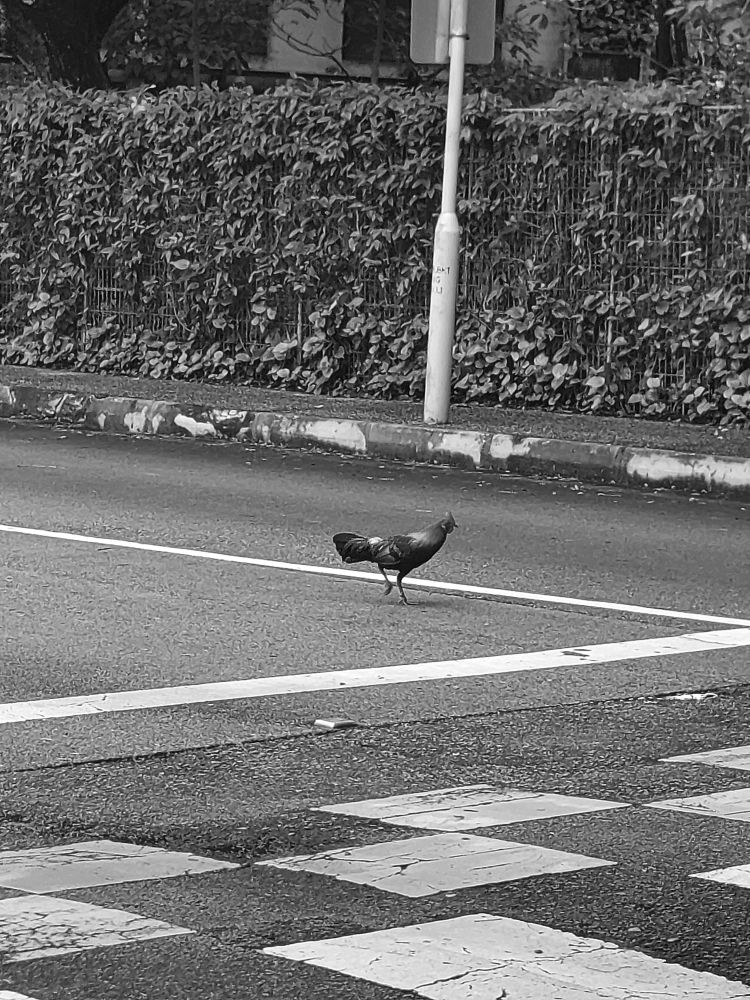
#> input picture images/20220511_105950gl.jpg, 3000 x 4000 px, given in place of collage1.bmp, which was not available (shown at 1/4 size)
$ jupyter execute --allow-errors week8.ipynb   (text cells are left out)
#> lines starting #> are read from the running program, lines starting #| are printed output that depends on the picture; long printed decimals are rounded; pictures that were not available may be replaced by others from this repository, and a replacement may not be noted
[cell 1]
import cv2
import numpy as np
from matplotlib import pyplot as plt

[cell 2]
"""
img: The input grayscale image.
GL: Number of gray levels.
d: The distance between pixel pairs.
t: The angle (in degrees) specifying the direction of pixel pairs.
"""
def am_glcm_faster( img , GL , d , t):
    ccmm = np.zeros([GL, GL])
    #Make sure it's not out of boundary
    if t==0:
        im_target = img[:,d:]
        im_value = img[:,:-d]
        '''
        1 2 3 4 5 6 7 8 9 10  original
        1 2 3 4 5 6 7 8 9     target
          2 3 4 5 6 7 8 9 10  value
        '''

    elif t==45:
        im_target = img[d:,d:]
        im_value = img[:-d, :-d]
    elif t==90:
        im_target = img[d:,:]
        im_value = img[:-d, :]
    elif t==135:
        im_target = img[:-d, :-d]
        im_value = img[d:,d:]
    else:
        raise NotImplementedError('t options: 0, 45, 90, 135 only')
    assert im_target.shape==im_value.shape
    ref_gls = np.unique(im_value)
    # print(ref_gls)
    for ref in ref_gls:
        #ref: 80
        target_values = im_target[im_value == ref]#select the position that have the specific value. Prepare for later's d and t
        #target_values: [ 98,  89,  99, 100]
        target_gls = np.unique(target_values)
        #[ 89,  98,  99, 100]
        for target in target_gls:
               ccmm[ref, target] = (target_values==target).sum()
    return ccmm

[cell 3]
glcm_energy = lambda gl : np.sum(np.multiply(gl,gl))

[cell 4]
def am_power(a):
    dim1 = a.shape

    if len(dim1)==2:
        sz = dim1[0] * dim1[1]
    elif len(dim1)==3:
        sz = dim1[0] * dim1[1] * dim1[2]
    pa = np.sum( a ** 2.0) / sz

    return pa

def am_entropy(nimg , N=256):
    M = nimg.shape
    ssz = M[0] * M[1]
    hist,bins = np.histogram(nimg.flatten(),N,[0,N])
    hist = hist / ssz
    ent = -np.sum( hist * np.log2(hist+0.000001))
    return ent

[cell 5]
a = cv2.imread('/Users/tianze/cs4243_lab/CS4243_2023_images_small/collage1.bmp',0)
#> a is the input picture: shape (4000, 3000); min 0, max 255, mean 107.9
b = cv2.imread('/Users/tianze/cs4243_lab/CS4243_2023_images_small/20230324_105524gl.jpg',0)
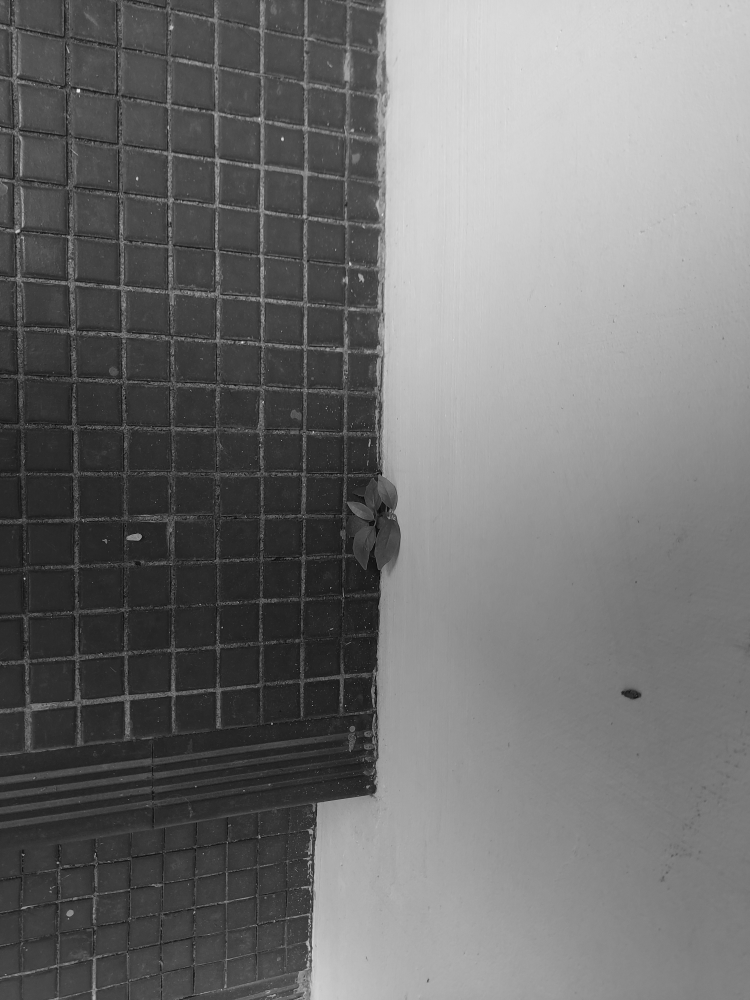
#> input picture images/20230324_105524gl.jpg, 3000 x 4000 px, found by its file name (shown at 1/4 size)
#> b is the input picture: shape (4000, 3000); min 0, max 253, mean 113.8


a = a[:512 , :512]
#> a: shape (512, 512)
b = b[:512 , :512]
#> b: shape (512, 512)

print(a.shape , b.shape)
#| (512, 512) (512, 512)

[cell 6]
aglcm30 = am_glcm_faster( a , 256, 3, 0)
#> in am_glcm_faster, `im_value = img[:,:-d]`:
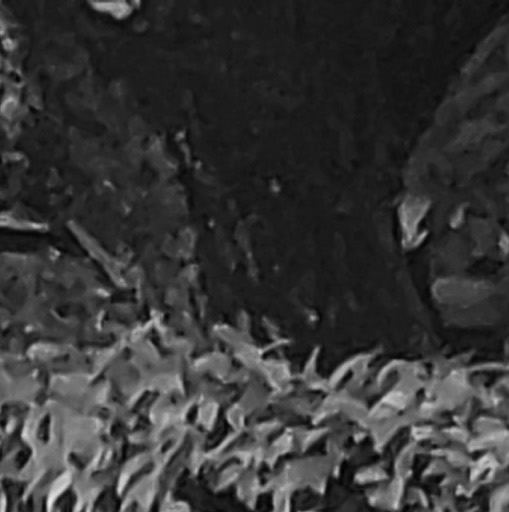
#> im_value: shape (512, 509); min 0, max 239, mean 54.3
#> in am_glcm_faster, `ref_gls = np.unique(im_value)`: ref_gls = 235 values from 0 to 239
#> the loop in am_glcm_faster, `for ref in ref_gls:` made 235 passes
#> (target_values, target_gls) on passes 1 to 3: ([22], [22]), ([13, 18, 17, 27, 29], [13, 17, 18, 27, 29]), ([15, 14, 16, 19, 41, 18], [14, 15, 16, 18, 19, 41])
#> after the loop in am_glcm_faster, `for ref in ref_gls:`:
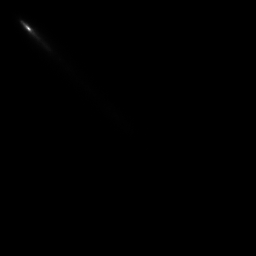
#> ccmm: shape (256, 256) float64; min 0, max 3408, mean 4; drawn with min black and max white
bglcm30 = am_glcm_faster( b , 256, 3, 0)
#> call 2 of am_glcm_faster, with GL = 256, d = 3, t = 0
#> in am_glcm_faster (call 2), `im_value = img[:,:-d]`:
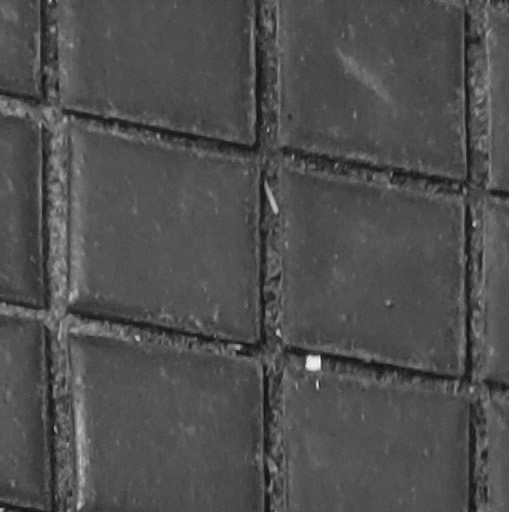
#> im_value: shape (512, 509); min 15, max 253, mean 79.1
#> in am_glcm_faster (call 2), `ref_gls = np.unique(im_value)`: ref_gls = 226 values from 15 to 253
#> the loop in am_glcm_faster (call 2), `for ref in ref_gls:` made 226 passes
#> (target_values, target_gls) on passes 1 to 3: ([113], [113]), ([41, 37], [37, 41]), ([106, 125, 32], [32, 106, 125])
aglcm390 = am_glcm_faster( a , 256, 3, 90)
#> call 3 of am_glcm_faster, with GL = 256, d = 3, t = 90
#> in am_glcm_faster (call 3), `im_value = img[:-d, :]`:
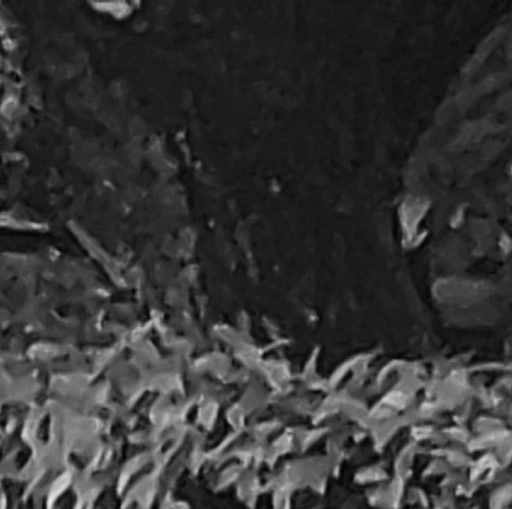
#> im_value: shape (509, 512); min 0, max 239, mean 54.3
#> in am_glcm_faster (call 3), `ref_gls = np.unique(im_value)`: ref_gls = 235 values from 0 to 239
#> the loop in am_glcm_faster (call 3), `for ref in ref_gls:` made 235 passes
#> (target_values, target_gls) on passes 1 to 3: ([9], [9]), ([13, 9, 12, 16, 26], [9, 12, 13, 16, 26]), ([5, 4, 8, 12, 10, 19], [4, 5, 8, 10, 12, 19])
bglcm390 = am_glcm_faster( b , 256, 3, 90)

print( 'aglcm30 energy= %e \tbglcm30 energy=%e' %(glcm_energy(aglcm30), glcm_energy(bglcm30)) )
#| aglcm30 energy= 1.120216e+08 	bglcm30 energy=1.325814e+08
print( 'aglcm390 energy= %e \tbglcm390 energy=%e' %(glcm_energy(aglcm390), glcm_energy(bglcm390)) )
#| aglcm390 energy= 1.184958e+08 	bglcm390 energy=1.509953e+08

[cell 7]
# showing the result

plt.figure(figsize=(10, 5))
plt.subplot(321), plt.imshow(a), plt.axis('off')
plt.subplot(322), plt.imshow(b) , plt.axis('off')
plt.subplot(323), plt.imshow(aglcm30), plt.axis('off')
plt.subplot(324), plt.imshow(bglcm30) , plt.axis('off')
plt.subplot(325), plt.imshow(aglcm390), plt.axis('off')
plt.subplot(326), plt.imshow(bglcm390) , plt.axis('off')

[cell 8]
c = cv2.imread('/Users/tianze/cs4243_lab/CS4243_2023_images_small/IMG_0054.JPG',0)
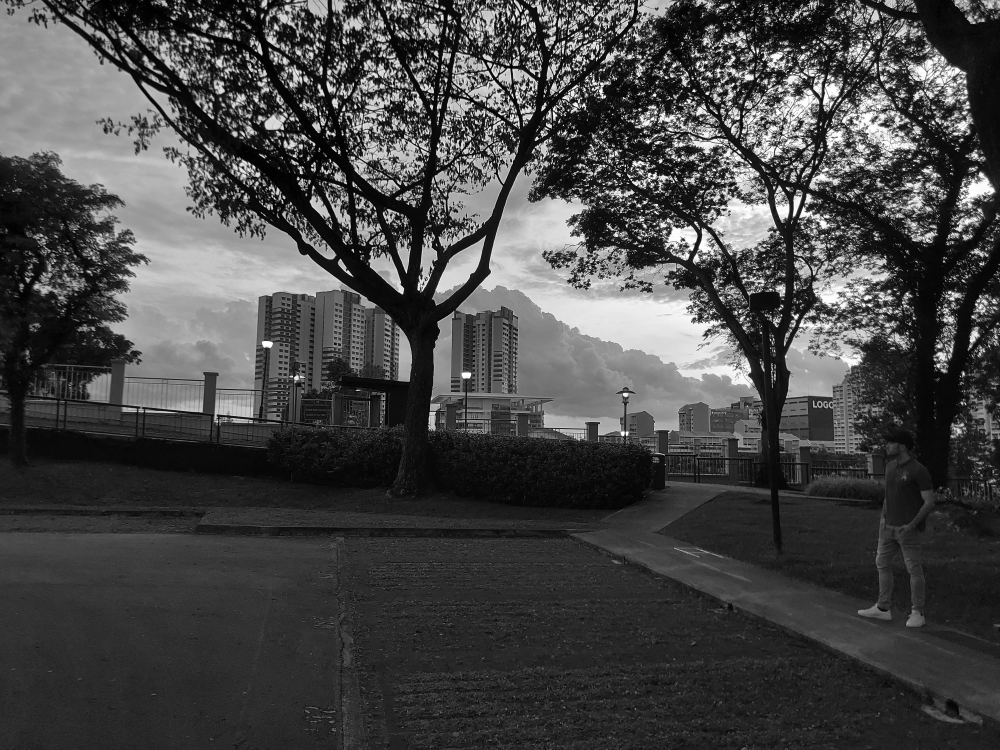
#> input picture images/20230513_190534gl.jpg, 4000 x 3000 px, given in place of IMG_0054.JPG, which was not available (shown at 1/4 size)
#> c is the input picture: shape (3000, 4000); min 0, max 255, mean 70.4
d = cv2.imread('/Users/tianze/cs4243_lab/CS4243_2023_images_small/6ae-007.jpg',0)

print(c.shape , d.shape)
#| (3000, 4000) (3000, 4000)

[cell 9]
plt.figure(figsize=(10, 5))
plt.subplot(121), plt.imshow(c), plt.axis('off')
plt.subplot(122), plt.imshow(d) , plt.axis('off')

[cell 10]
# create figure
fig = plt.figure(figsize=(16*2,16*2))

# setting values to rows and column variables
rows = 4
columns = 4

[cell 11]
L5=np.array([1,4,6,4,1])
E5=np.array([-1,-2,0,2,1])
S5=np.array([-1,0,2,0,-1])
R5=np.array([1,-4,6,-4,1])
llist = [L5 , E5 , S5, R5]

laws = []
for xs in llist:
    for ys in llist:
        xs= np.reshape(xs,(5,1))
        ys = np.reshape(ys,(1,5))
        re = np.matmul(xs,ys)
        laws.append(re)

[cell 12]
laws

[cell 13]
ppp=[]
fff= []

for i in range(16):
    f1 = cv2.filter2D(src=c, ddepth=-1, kernel= laws[i])
    idx=f"44{i+1}"
    # plt.subplot(4, 4, i+1, plt.imshow(f1), plt.axis('off') )
    plt.subplot(4, 4, i+1)  # Starting from the second position
    plt.imshow(f1)
    plt.axis('off')
    ppp.append(am_power(f1))
    fff.append(f1)
#> this loop made 16 passes
#> pa in am_power on passes 1 to 12: 65023.7, 16321.1, 10926.2, 13716.2, 17916.8, 7333, 3880.4, 4272.6, 11624, 3817.2, 1728.3, 2135
#> pass 3, `f1 = cv2.filter2D(src=c, ddepth=-1, kernel= laws[i])`:
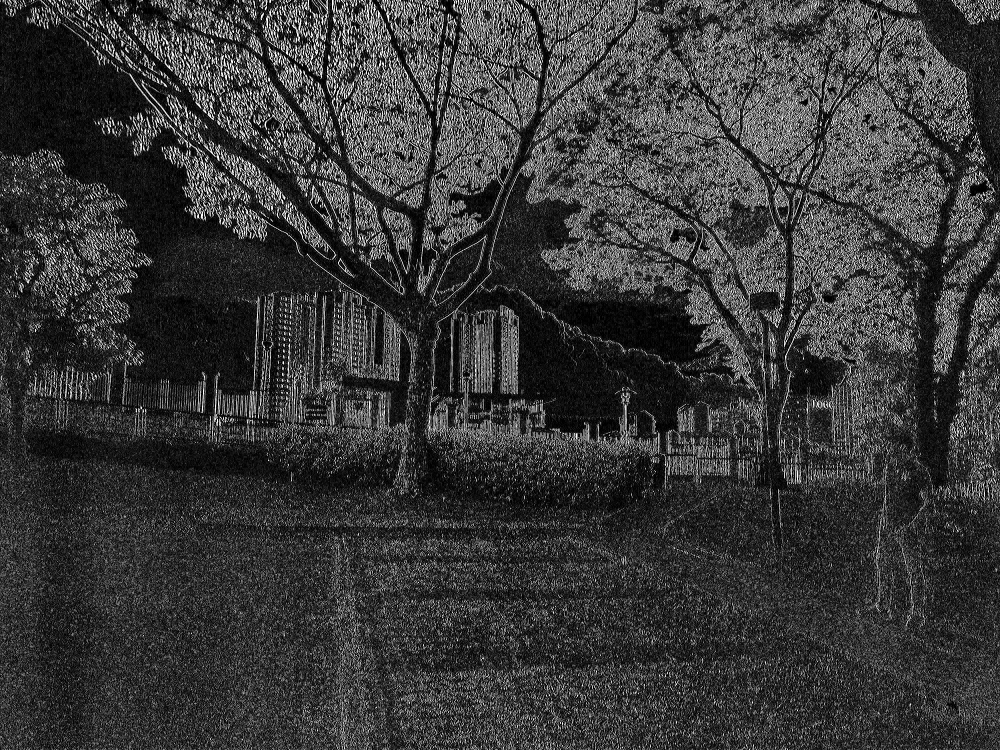
#> f1: shape (3000, 4000) (shown at 1/4 size); min 0, max 255, mean 57.1
#> after the loop:
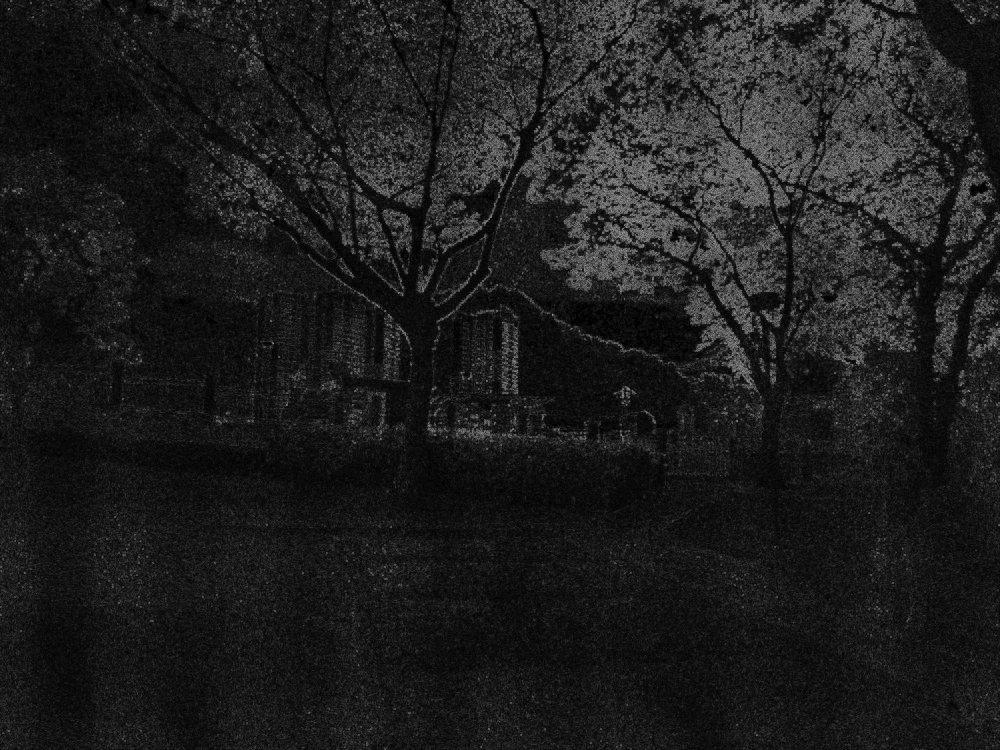
#> f1: shape (3000, 4000) (shown at 1/4 size); min 0, max 255, mean 29.9
#> after the loop, fff = 16 items; ppp = [65023.7, 16321.1, 10926.2, 13716.2, 17916.8, 7333, 3880.4, 4272.6, 11624, 3817.2, 1728.3, 2135, 14331.8, 4145.2, 2075.3, 4248]

print('original image power c= ' , am_power(c) )
#| original image power c=  9148.341
for i in range(16):
    print('power of c', i ,'th filter response=', ppp[i] )
#> this loop made 16 passes
#| power of c 0 th filter response= 65023.742
#| power of c 1 th filter response= 16321.103
#| power of c 2 th filter response= 10926.207
#| power of c 3 th filter response= 13716.235
#| power of c 4 th filter response= 17916.804
#| power of c 5 th filter response= 7333.050
#| power of c 6 th filter response= 3880.394
#| power of c 7 th filter response= 4272.586
#> (further printed lines are left out)
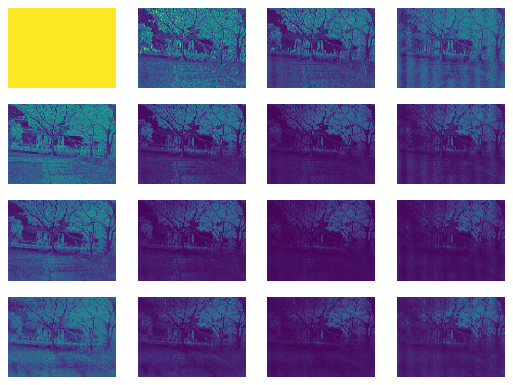
#> figure drawn by matplotlib, 16 panels

[cell 14]
ppp=[]
fff= []

for i in range(16):
    f1 = cv2.filter2D(src=d, ddepth=-1, kernel= laws[i])
    idx=f"44{i+1}"
    # plt.subplot(4, 4, i+1, plt.imshow(f1), plt.axis('off') )
    plt.subplot(4, 4, i+1)  # Starting from the second position
    plt.imshow(f1)
    plt.axis('off')
    ppp.append(am_power(f1))
    fff.append(f1)

print('original image power d= ' , am_power(d) )
#| original image power d=  9148.341
for i in range(16):
    print('power of d', i ,'th filter response=', ppp[i] )
